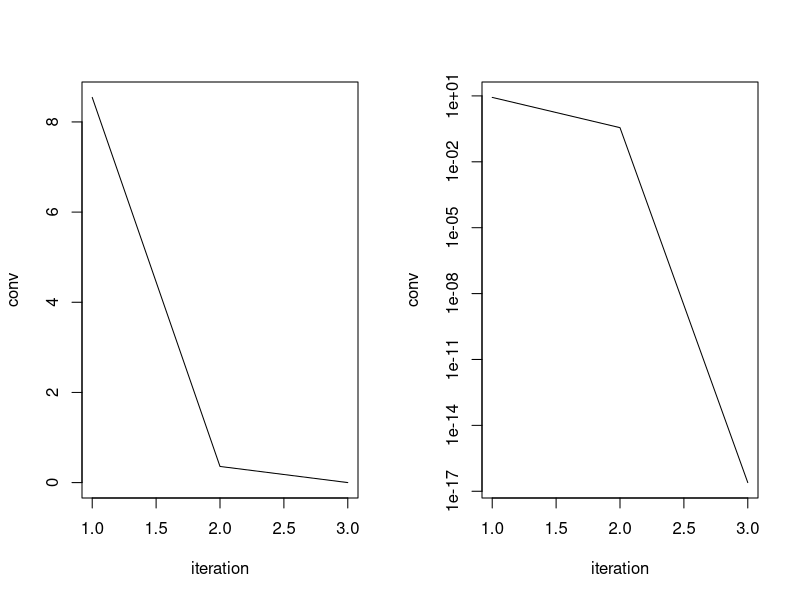

This chart was generated by the following R code:
con_grad <- function(A,b,x){
  r <- b - A %*% x
  p <- r
  j <- 1
  
  conv = list()
  err = list()
  conv[1] <- norm(r, type = '2')
  
  if(all(b == 0)){
    err[1] <- norm(x, type = 'F')
  }
  
  while((norm(r, type = '2')/norm(b, type = '2') > 1.e-14) & j < 500){
    alpha <- (t(r) %*% r)/(t(p) %*% A %*% p)
    x <- x + as.vector(alpha) * p
    rnew <- r - as.vector(alpha) * A %*% p
    beta <- (t(rnew) %*% rnew)/(t(r) %*% r)
    p <- rnew + as.vector(beta) * p
    r <- rnew
    j <- j+1
    conv[j] <- norm(r, '2')/norm(b, '2')
    
    if(all(b == 0)){
      err[j] <- norm(x, type = 'F')
    }
  }
  print(x)
  print(j)
  print(conv[j])
  
  par(mfrow = c(1, 2))
  plot(c(1:j), conv, type = 'l', xlab = 'iteration')
  plot(c(1:j), conv, log = 'y', type ='l', xlab = 'iteration')
  
  
  
  
}


A <- array(c(4,1,1,3), dim= c(2,2))
A
b <- array(c(1,2), dim= c(2,1))
b
x_zero <- array(c(2,1), dim = c(2,1))
x_zero

con_grad(A,b,x_zero)

pre_con_grad <- function(A,b,x, M,tol){
  r <- b - A %*% x
  z <- M/r
  p <- z
  j <- 1
  
  conv = list()
  err = list()
  conv[1] <- norm(r, type = '2')
  
  if(all(b == 0)){
    err[1] <- norm(x, type = 'F')
  }
  
  while((norm(r, type = '2')/norm(b, type = '2') > tol) & j < 500){
    alpha <- (t(r) %*% r)/(t(p) %*% A %*% p)
    x <- x + as.vector(alpha) * p
    rnew <- r - as.vector(alpha) * A %*% p
    znew <- M/rnew
    beta <- (t(znew) %*% rnew)/(t(z) %*% r)
    p <- znew + as.vector(beta) * p
    r <- rnew
    z <- znew
    j <- j+1
    conv[j] <- norm(r, '2')/norm(b, '2')
    
    if(all(b == 0)){
      err[j] <- norm(x, type = 'F')
    }
  }
  print(x)
  print(j)
  print(conv[j])
  
  par(mfrow = c(1, 2))
  plot(c(1:j), conv, type = 'l', xlab = 'iteration')
  plot(c(1:j), conv, log = 'y', type ='l', xlab = 'iteration')
  
}


